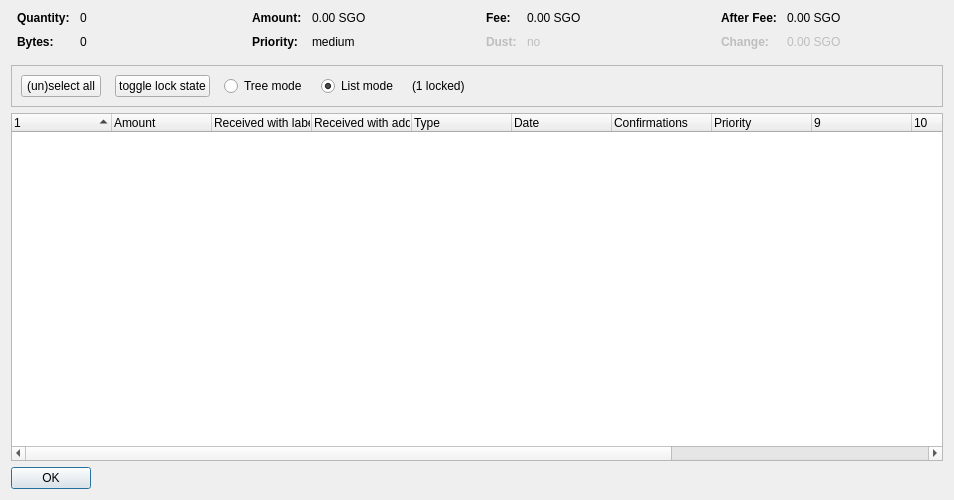
<?xml version="1.0" encoding="UTF-8"?>
<ui version="4.0">
 <class>CoinControlDialog</class>
 <widget class="QDialog" name="CoinControlDialog">
  <property name="geometry">
   <rect>
    <x>0</x>
    <y>0</y>
    <width>954</width>
    <height>500</height>
   </rect>
  </property>
  <property name="windowTitle">
   <string>Coin Selection</string>
  </property>
  <layout class="QVBoxLayout" name="verticalLayout">
   <item>
    <layout class="QHBoxLayout" name="horizontalLayoutTop" stretch="0,0,0,0">
     <property name="topMargin">
      <number>0</number>
     </property>
     <property name="bottomMargin">
      <number>10</number>
     </property>
     <item>
      <layout class="QFormLayout" name="formLayoutCoinControl1">
       <property name="horizontalSpacing">
        <number>10</number>
       </property>
       <property name="verticalSpacing">
        <number>10</number>
       </property>
       <property name="leftMargin">
        <number>6</number>
       </property>
       <property name="rightMargin">
        <number>6</number>
       </property>
       <item row="0" column="0">
        <widget class="QLabel" name="labelCoinControlQuantityText">
         <property name="font">
          <font>
           <weight>75</weight>
           <bold>true</bold>
          </font>
         </property>
         <property name="text">
          <string>Quantity:</string>
         </property>
        </widget>
       </item>
       <item row="0" column="1">
        <widget class="QLabel" name="labelCoinControlQuantity">
         <property name="cursor">
          <cursorShape>IBeamCursor</cursorShape>
         </property>
         <property name="contextMenuPolicy">
          <enum>Qt::ActionsContextMenu</enum>
         </property>
         <property name="text">
          <string notr="true">0</string>
         </property>
         <property name="textInteractionFlags">
          <set>Qt::LinksAccessibleByMouse|Qt::TextSelectableByKeyboard|Qt::TextSelectableByMouse</set>
         </property>
        </widget>
       </item>
       <item row="1" column="0">
        <widget class="QLabel" name="labelCoinControlBytesText">
         <property name="font">
          <font>
           <weight>75</weight>
           <bold>true</bold>
          </font>
         </property>
         <property name="text">
          <string>Bytes:</string>
         </property>
        </widget>
       </item>
       <item row="1" column="1">
        <widget class="QLabel" name="labelCoinControlBytes">
         <property name="cursor">
          <cursorShape>IBeamCursor</cursorShape>
         </property>
         <property name="contextMenuPolicy">
          <enum>Qt::ActionsContextMenu</enum>
         </property>
         <property name="text">
          <string notr="true">0</string>
         </property>
         <property name="textInteractionFlags">
          <set>Qt::LinksAccessibleByMouse|Qt::TextSelectableByKeyboard|Qt::TextSelectableByMouse</set>
         </property>
        </widget>
       </item>
      </layout>
     </item>
     <item>
      <layout class="QFormLayout" name="formLayoutCoinControl2">
       <property name="horizontalSpacing">
        <number>10</number>
       </property>
       <property name="verticalSpacing">
        <number>10</number>
       </property>
       <property name="leftMargin">
        <number>6</number>
       </property>
       <property name="rightMargin">
        <number>6</number>
       </property>
       <item row="0" column="0">
        <widget class="QLabel" name="labelCoinControlAmountText">
         <property name="font">
          <font>
           <weight>75</weight>
           <bold>true</bold>
          </font>
         </property>
         <property name="text">
          <string>Amount:</string>
         </property>
        </widget>
       </item>
       <item row="0" column="1">
        <widget class="QLabel" name="labelCoinControlAmount">
         <property name="cursor">
          <cursorShape>IBeamCursor</cursorShape>
         </property>
         <property name="contextMenuPolicy">
          <enum>Qt::ActionsContextMenu</enum>
         </property>
         <property name="text">
          <string notr="true">0.00 SGO</string>
         </property>
         <property name="textInteractionFlags">
          <set>Qt::LinksAccessibleByMouse|Qt::TextSelectableByKeyboard|Qt::TextSelectableByMouse</set>
         </property>
        </widget>
       </item>
       <item row="1" column="0">
        <widget class="QLabel" name="labelCoinControlPriorityText">
         <property name="font">
          <font>
           <weight>75</weight>
           <bold>true</bold>
          </font>
         </property>
         <property name="text">
          <string>Priority:</string>
         </property>
        </widget>
       </item>
       <item row="1" column="1">
        <widget class="QLabel" name="labelCoinControlPriority">
         <property name="cursor">
          <cursorShape>IBeamCursor</cursorShape>
         </property>
         <property name="contextMenuPolicy">
          <enum>Qt::ActionsContextMenu</enum>
         </property>
         <property name="text">
          <string>medium</string>
         </property>
         <property name="textInteractionFlags">
          <set>Qt::LinksAccessibleByMouse|Qt::TextSelectableByKeyboard|Qt::TextSelectableByMouse</set>
         </property>
        </widget>
       </item>
      </layout>
     </item>
     <item>
      <layout class="QFormLayout" name="formLayoutCoinControl3">
       <property name="horizontalSpacing">
        <number>10</number>
       </property>
       <property name="verticalSpacing">
        <number>10</number>
       </property>
       <property name="leftMargin">
        <number>6</number>
       </property>
       <property name="rightMargin">
        <number>6</number>
       </property>
       <item row="0" column="0">
        <widget class="QLabel" name="labelCoinControlFeeText">
         <property name="font">
          <font>
           <weight>75</weight>
           <bold>true</bold>
          </font>
         </property>
         <property name="text">
          <string>Fee:</string>
         </property>
        </widget>
       </item>
       <item row="0" column="1">
        <widget class="QLabel" name="labelCoinControlFee">
         <property name="cursor">
          <cursorShape>IBeamCursor</cursorShape>
         </property>
         <property name="contextMenuPolicy">
          <enum>Qt::ActionsContextMenu</enum>
         </property>
         <property name="text">
          <string notr="true">0.00 SGO</string>
         </property>
         <property name="textInteractionFlags">
          <set>Qt::LinksAccessibleByMouse|Qt::TextSelectableByKeyboard|Qt::TextSelectableByMouse</set>
         </property>
        </widget>
       </item>
       <item row="1" column="0">
        <widget class="QLabel" name="labelCoinControlLowOutputText">
         <property name="enabled">
          <bool>false</bool>
         </property>
         <property name="font">
          <font>
           <weight>75</weight>
           <bold>true</bold>
          </font>
         </property>
         <property name="text">
          <string>Dust:</string>
         </property>
        </widget>
       </item>
       <item row="1" column="1">
        <widget class="QLabel" name="labelCoinControlLowOutput">
         <property name="enabled">
          <bool>false</bool>
         </property>
         <property name="cursor">
          <cursorShape>IBeamCursor</cursorShape>
         </property>
         <property name="contextMenuPolicy">
          <enum>Qt::ActionsContextMenu</enum>
         </property>
         <property name="text">
          <string>no</string>
         </property>
         <property name="textInteractionFlags">
          <set>Qt::LinksAccessibleByMouse|Qt::TextSelectableByKeyboard|Qt::TextSelectableByMouse</set>
         </property>
        </widget>
       </item>
      </layout>
     </item>
     <item>
      <layout class="QFormLayout" name="formLayoutCoinControl4">
       <property name="horizontalSpacing">
        <number>10</number>
       </property>
       <property name="verticalSpacing">
        <number>10</number>
       </property>
       <property name="leftMargin">
        <number>6</number>
       </property>
       <property name="rightMargin">
        <number>6</number>
       </property>
       <item row="0" column="0">
        <widget class="QLabel" name="labelCoinControlAfterFeeText">
         <property name="font">
          <font>
           <weight>75</weight>
           <bold>true</bold>
          </font>
         </property>
         <property name="text">
          <string>After Fee:</string>
         </property>
        </widget>
       </item>
       <item row="0" column="1">
        <widget class="QLabel" name="labelCoinControlAfterFee">
         <property name="cursor">
          <cursorShape>IBeamCursor</cursorShape>
         </property>
         <property name="contextMenuPolicy">
          <enum>Qt::ActionsContextMenu</enum>
         </property>
         <property name="text">
          <string notr="true">0.00 SGO</string>
         </property>
         <property name="textInteractionFlags">
          <set>Qt::LinksAccessibleByMouse|Qt::TextSelectableByKeyboard|Qt::TextSelectableByMouse</set>
         </property>
        </widget>
       </item>
       <item row="1" column="0">
        <widget class="QLabel" name="labelCoinControlChangeText">
         <property name="enabled">
          <bool>false</bool>
         </property>
         <property name="font">
          <font>
           <weight>75</weight>
           <bold>true</bold>
          </font>
         </property>
         <property name="text">
          <string>Change:</string>
         </property>
        </widget>
       </item>
       <item row="1" column="1">
        <widget class="QLabel" name="labelCoinControlChange">
         <property name="enabled">
          <bool>false</bool>
         </property>
         <property name="cursor">
          <cursorShape>IBeamCursor</cursorShape>
         </property>
         <property name="contextMenuPolicy">
          <enum>Qt::ActionsContextMenu</enum>
         </property>
         <property name="text">
          <string notr="true">0.00 SGO</string>
         </property>
         <property name="textInteractionFlags">
          <set>Qt::LinksAccessibleByMouse|Qt::TextSelectableByKeyboard|Qt::TextSelectableByMouse</set>
         </property>
        </widget>
       </item>
      </layout>
     </item>
    </layout>
   </item>
   <item>
    <widget class="QFrame" name="frame">
     <property name="minimumSize">
      <size>
       <width>0</width>
       <height>40</height>
      </size>
     </property>
     <property name="frameShape">
      <enum>QFrame::StyledPanel</enum>
     </property>
     <property name="frameShadow">
      <enum>QFrame::Sunken</enum>
     </property>
     <layout class="QHBoxLayout" name="horizontalLayout">
      <item>
       <layout class="QHBoxLayout" name="horizontalLayoutPanel" stretch="0,0,0,0,0,0">
        <property name="spacing">
         <number>14</number>
        </property>
        <item>
         <widget class="QPushButton" name="pushButtonSelectAll">
          <property name="sizePolicy">
           <sizepolicy hsizetype="Maximum" vsizetype="Fixed">
            <horstretch>0</horstretch>
            <verstretch>0</verstretch>
           </sizepolicy>
          </property>
          <property name="text">
           <string>(un)select all</string>
          </property>
          <property name="autoDefault">
           <bool>false</bool>
          </property>
         </widget>
        </item>
        <item>
         <widget class="QPushButton" name="pushButtonToggleLock">
          <property name="sizePolicy">
           <sizepolicy hsizetype="Maximum" vsizetype="Fixed">
            <horstretch>0</horstretch>
            <verstretch>0</verstretch>
           </sizepolicy>
          </property>
          <property name="text">
           <string>toggle lock state</string>
          </property>
          <property name="autoDefault">
           <bool>false</bool>
          </property>
         </widget>
        </item>
        <item>
         <widget class="QRadioButton" name="radioTreeMode">
          <property name="sizePolicy">
           <sizepolicy hsizetype="Maximum" vsizetype="Fixed">
            <horstretch>0</horstretch>
            <verstretch>0</verstretch>
           </sizepolicy>
          </property>
          <property name="text">
           <string>Tree mode</string>
          </property>
         </widget>
        </item>
        <item>
         <widget class="QRadioButton" name="radioListMode">
          <property name="sizePolicy">
           <sizepolicy hsizetype="Maximum" vsizetype="Fixed">
            <horstretch>0</horstretch>
            <verstretch>0</verstretch>
           </sizepolicy>
          </property>
          <property name="text">
           <string>List mode</string>
          </property>
          <property name="checked">
           <bool>true</bool>
          </property>
         </widget>
        </item>
        <item>
         <widget class="QLabel" name="labelLocked">
          <property name="text">
           <string>(1 locked)</string>
          </property>
         </widget>
        </item>
        <item>
         <spacer name="horizontalSpacer">
          <property name="orientation">
           <enum>Qt::Horizontal</enum>
          </property>
          <property name="sizeHint" stdset="0">
           <size>
            <width>40</width>
            <height>20</height>
           </size>
          </property>
         </spacer>
        </item>
       </layout>
      </item>
     </layout>
    </widget>
   </item>
   <item>
    <widget class="CoinControlTreeWidget" name="treeWidget">
     <property name="contextMenuPolicy">
      <enum>Qt::CustomContextMenu</enum>
     </property>
     <property name="sortingEnabled">
      <bool>false</bool>
     </property>
     <property name="columnCount">
      <number>13</number>
     </property>
     <attribute name="headerShowSortIndicator" stdset="0">
      <bool>true</bool>
     </attribute>
     <attribute name="headerStretchLastSection">
      <bool>false</bool>
     </attribute>
     <column>
      <property name="text">
       <string/>
      </property>
     </column>
     <column>
      <property name="text">
       <string>Amount</string>
      </property>
     </column>
     <column>
      <property name="text">
       <string>Received with label</string>
      </property>
     </column>
     <column>
      <property name="text">
       <string>Received with address</string>
      </property>
     </column>
     <column>
      <property name="text">
	<string>Type</string>
      </property>
     </column>
     <column>
      <property name="text">	 
       <string>Date</string>
      </property>
     </column>
     <column>
      <property name="text">
       <string>Confirmations</string>
      </property>
      <property name="toolTip">
       <string>Confirmed</string>
      </property>
     </column>
     <column>
      <property name="text">
       <string>Priority</string>
      </property>
     </column>
     <column>
      <property name="text">
       <string/>
      </property>
     </column>
     <column>
      <property name="text">
       <string/>
      </property>
     </column>
     <column>
      <property name="text">
       <string/>
      </property>
     </column>
     <column>
      <property name="text">
       <string/>
      </property>
     </column>
     <column>
      <property name="text">
       <string/>
      </property>
     </column>
    </widget>
   </item>
   <item>
    <widget class="QDialogButtonBox" name="buttonBox">
     <property name="sizePolicy">
      <sizepolicy hsizetype="Maximum" vsizetype="Fixed">
       <horstretch>0</horstretch>
       <verstretch>0</verstretch>
      </sizepolicy>
     </property>
     <property name="orientation">
      <enum>Qt::Horizontal</enum>
     </property>
     <property name="standardButtons">
      <set>QDialogButtonBox::Ok</set>
     </property>
    </widget>
   </item>
  </layout>
 </widget>
 <customwidgets>
  <customwidget>
   <class>CoinControlTreeWidget</class>
   <extends>QTreeWidget</extends>
   <header>coincontroltreewidget.h</header>
  </customwidget>
 </customwidgets>
 <resources/>
 <connections/>
</ui>
